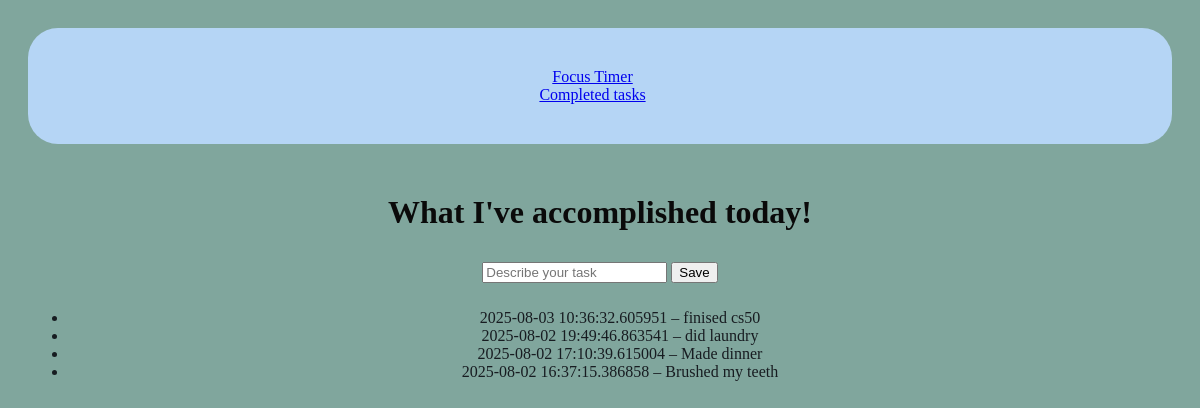
The page /tasks on the database its author committed.
### tables this page shows
CREATE TABLE tasks (
        id INTEGER PRIMARY KEY AUTOINCREMENT,
        description TEXT NOT NULL,
        timestamp DATETIME DEFAULT CURRENT_TIMESTAMP
    );

### app.py (the view)
@app.route("/tasks", methods=["GET", "POST"])
def tasks():
    conn = get_db_connection()
    if request.method == "POST":
        task = request.form.get("task")
        if task:
            conn.execute("INSERT INTO tasks (description, timestamp) VALUES (?, ?)", (task, datetime.now()))
            conn.commit()
    tasks = conn.execute("SELECT * FROM tasks ORDER BY timestamp DESC").fetchall()
    conn.close()
    return render_template("tasks.html", tasks=tasks)

### app.py (called while the page is built)
def get_db_connection():
    conn = sqlite3.connect('models.db')
    conn.row_factory = sqlite3.Row
    return conn

### templates/tasks.html (shortened to what this page needs)
{% extends "layout.html" %}
{% block content %}
<h1>What I've accomplished today!</h1>
<form method="post">
    <input type="text" name="task" placeholder="Describe your task" required>
    <button type="submit">Save</button>
</form>
<ul>
    {% for task in tasks %}
        <li>{{ task.timestamp }} – {{ task.description }}</li>
    {% endfor %}
</ul>
{% endblock %}

### templates/layout.html (shortened to what this page needs)
<!DOCTYPE html>
<html lang="en">
    <head>
        <link rel="stylesheet" href="/static/styles.css">
    </head>
    <body>
        <nav>
            <a href="/">Focus Timer</a>
            <div>
             <a href= "/tasks">Completed tasks</a>
            </div>
        </nav>
        <main>
            {% block content %}
            {% endblock %}
        </main>
    </body>
</html>

### static/styles.css (style rules this page uses)
body { font-family: Papyrus, fantasy; background-color: #80A69D; padding: 20px; color: #171C21; text-align: center; }
nav { background-color: #B5D5F5; padding: 40px 55px; border-radius: 30px; margin-bottom: 50px; box-shadow 0 0 10px rgba(0,0,0,0,05); }
nav a { text-decoration: underline; margin-right: 15px; color: #020A12 font-weight: bold; }
h1, h2 { color: #0A0A0A; text-align: center; }
input, button { margin: 10px 0; padding: 8px 12px font-size: 1rem; }

### rows shown on the page
tasks: timestamp "2025-08-03 10:36:32.605951", description "finised cs50"
tasks: timestamp "2025-08-02 19:49:46.863541", description "did laundry"
tasks: timestamp "2025-08-02 17:10:39.615004", description "Made dinner"
tasks: timestamp "2025-08-02 16:37:15.386858", description "Brushed my teeth"
